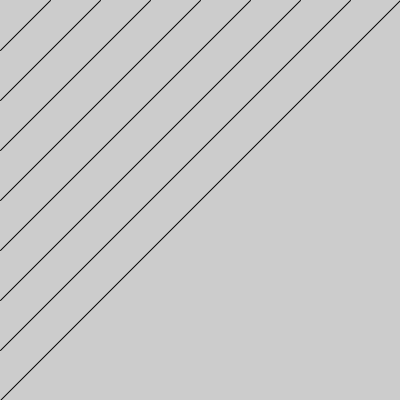
Frame 1 (no input)
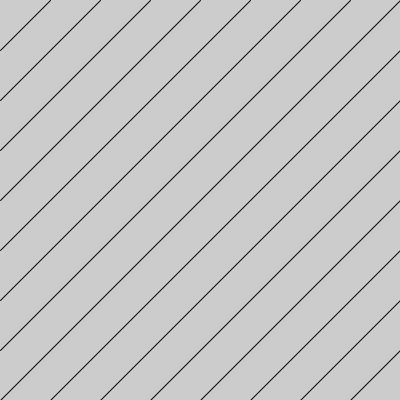
Frame 60 (the mouse pressed at the canvas centre just before this capture)
Frame 120 (the mouse held since frame 60 and released just before this capture): identical to frame 60, image omitted

The Processing sketch that drew these frames (run headless with seeded random() and noise(); from frame 60 on, the mouse is pressed at the canvas centre):

// Processing sketch: Check3
// ── Check3.pde
void setup(){
  size(400,400);
}

int space=50,x=0,y=0;

void draw(){
 for(int i=0;i<width;i+=space){
    x+=space;y+=space;
    line(x,0,0,y);
   }
 }
  
